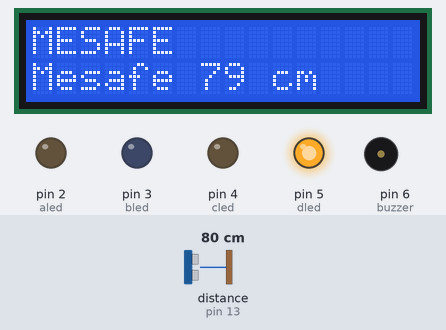
The sketch below on a simulated Arduino Uno, built with avr-gcc and run on an emulated ATmega328P. Parts: 16×2 character LCD, output pins drawn as LEDs (lit = HIGH), buzzer (waves = sounding, pin HIGH). Wiring (inferred from the names in the program): ultrasonic range finder: trigger pin 12; echo pin 13. The test bench sets the inputs (shaded band); at power-on: distance to the obstacle (sensor on pin 13) 80 cm. The echo pulse lasts 58.3 µs per cm; pins used as bus, display or sensor lines are not drawn.

Above: at 1.3 s.
1.4 s: distance to the obstacle (sensor on pin 13) set to 60 cm
At 3.3 s:
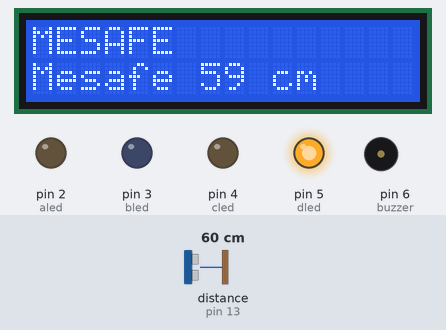
4.4 s: distance to the obstacle (sensor on pin 13) set to 299 cm
At 6.0 s:
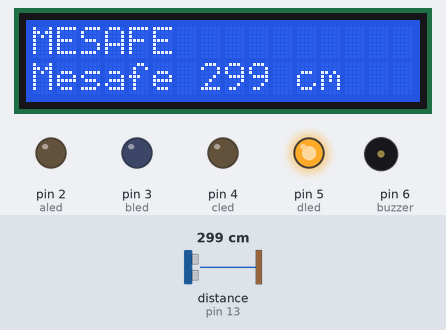
7.4 s: distance to the obstacle (sensor on pin 13) set to 2 cm
At 7.8 s:
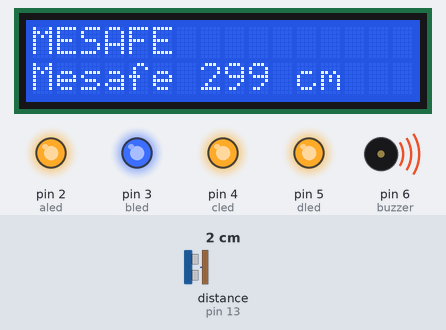
9.6 s: distance to the obstacle (sensor on pin 13) set to 15 cm
At 11.16 s:
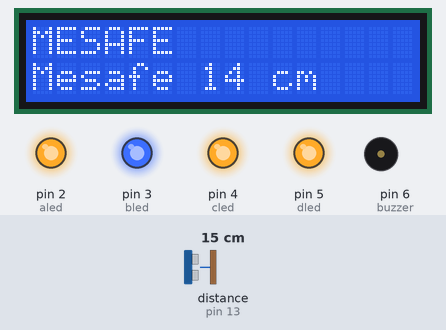
12.0 s: distance to the obstacle (sensor on pin 13) set to 19 cm
At 12.6 s:
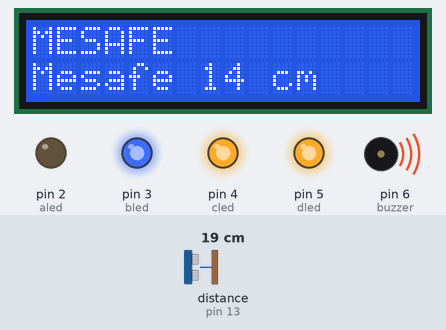
15.0 s: distance to the obstacle (sensor on pin 13) set to 34 cm
At 17.1 s:
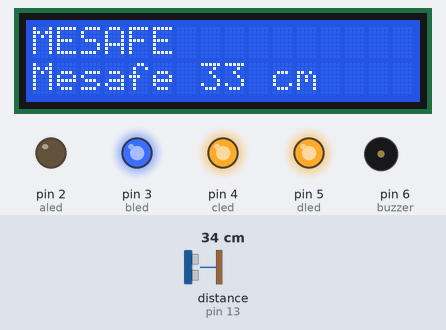
17.7 s: distance to the obstacle (sensor on pin 13) set to 41 cm
Timing chart, 0 to 21.7 s (numbered marks = the images above; inputs shaded):
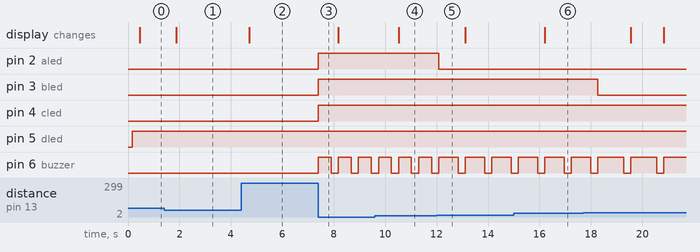

Measured:
- the behaviour switches between 16 and 17 cm on distance to the obstacle (sensor on pin 13) (found by bisection; images 4 and 5)
- after the input at 1.4 s, the display: changes after 0.47 s (image 1)
- after the input at 4.4 s, the display: changes after 0.32 s (image 2)
- after the input at 7.4 s, pin 2 (aled), pin 3 (bled), pin 4 (cled): LOW → HIGH at once; pin 6 (buzzer): alternates HIGH for 0.50 s and LOW for 0.28 s, starting at once
- after the input at 9.6 s, the display: changes after 0.92 s (image 4)
- after the input at 12.0 s, pin 2 (aled): HIGH → LOW after 0.09 s; pin 6 (buzzer): alternates HIGH for 0.75 s and LOW for 0.28 s, starting after 0.84 s
- after the input at 15.0 s, the display: changes after 1.2 s (image 6)
- after the input at 17.7 s, pin 3 (bled): HIGH → LOW after 0.57 s

The sketch:

lcd_ultrasonik_sonnn.ino
```cpp
#include <Wire.h>
#include <LiquidCrystal_I2C.h>  // I2C kütüphanesini verdiğim linkten indirip   include edebilirsiniz
LiquidCrystal_I2C lcd(0x27,16,2);
int sclPin=A5; // Arduino Serial lcd pinleri
int sdaPin=A4;
byte trigger = 12; // Sensörün Trigger bacağının bağlı olduğu pin
byte echo = 13; // Sensörün Echo bacağının bağlı olduğu pin

const int trigger_pin = 12; //12. pini  trigger pin olarak tanımladık.

const int echo_pin = 13; //13. pini echo pin  olarak tanımladık.

const int aled = 2; //2. pini aled  olarak tanımladık.

const int bled = 3; //3. pini bled  olarak tanımladık.

const int cled = 4; //4. pini cled  olarak tanımladık.

const int dled = 5; //5. pini dled  olarak tanımladık.

const int buzzer = 6; //6. pini buzzer  olarak tanımladık.

int sure ; //sure adlı bir değişken tanımladık.

int mesafe ; //mesafe adlı bir değişken tanımladık.
void setup() {
  pinMode(trigger, OUTPUT); //3. yani trigpini çıkış olarak ayarlıyoruz
  pinMode(echo, INPUT); //2. pin echo input ayarlanır
  lcd.init();                      // initialize the lcd
 // Print a message to the LCD.
 lcd.backlight();

 pinMode(aled , OUTPUT); //aled'i çıkış olarak tanımladık.

pinMode(bled , OUTPUT); //bled'i çıkış olarak tanımladık.

pinMode(cled , OUTPUT); //cled'i çıkış olarak tanımladık.

pinMode(dled , OUTPUT); //dled'i çıkış olarak tanımladık.

pinMode(buzzer , OUTPUT); //buzzer'i çıkış olarak tanımladık.

pinMode(trigger_pin , OUTPUT); //trigger pin'i çıkış olarak tanımladık.

pinMode(echo_pin , INPUT); //echo pin'i giriş olarak tanımladık.

  // LCD Başlangıç ayarları
  lcd.begin(16, 2);
  lcd.setCursor(0, 0);        // 1.satır
  lcd.print("MESAFE"); // 1.satır metin
  lcd.setCursor(0, 1);        // 2.satır
  lcd.print("0");       // 2.satır metin
  lcd.display();    // LCD Ekranı Göster
}

void loop() {
   lcd.setCursor(0, 1); //Kursoru ikinci satır birinci sütuna getiriyoruz
  lcd.print("                "); //Ekranı temizlemek için 16 boşluk yazdırıyoruz.
  lcd.setCursor(0, 1); //Kursoru tekrardan ikinci satır birinci sütuna getiriyoruz
  lcd.print("Mesafe ");
  lcd.setCursor(7, 1); //satırın başında mesafe yazdığı için kursoru 7. sütuna götörüyoruz
  lcd.print(String(mesafe) + " cm"); //Ölçülen mesafeyi yazdırıyoruz


digitalWrite(trigger_pin , HIGH); //trigger pin'e enerji verdik.

delayMicroseconds(1000); //mesafeyi ölçmesini sağladık.

digitalWrite(trigger_pin , LOW); //trigger pinin enerjisini kestik.

sure = pulseIn(echo_pin , HIGH); //sure değişkenin echo pin'in değiştirmesini sağladık.

mesafe = (sure / 2) / 29.1;


if (mesafe <= 15) //mesafemiz 10 cm den kısa ise bunları yapar.

{

digitalWrite(aled , HIGH); //aled'e enerji verdik.

digitalWrite(bled , HIGH); //bled'e enerji verdik.

digitalWrite(cled , HIGH); //cled'e enerji verdik.

digitalWrite(dled , HIGH); //dled'e enerji verdik.

digitalWrite(buzzer , HIGH); //buzzer'e enerji verdik.

delay(500); //0,25 saniyede bir tekrarlanmasını sağladık.

digitalWrite(buzzer , LOW); //buzzer'in enerjisini kestik.

}

else if (mesafe <= 35) //mesafemiz 25 cm den kısa ise bunları yapar.

{

digitalWrite(aled , LOW); //aled'in enerjisini kestik.

digitalWrite(bled , HIGH); //bled'e enerji verdik.

digitalWrite(cled , HIGH); //cled'e enerji verdik.

digitalWrite(dled , HIGH); //dled'e enerji verdik.

digitalWrite(buzzer , HIGH); //buzzer'e enerji verdik.

delay(750); //0,50 saniyede bir tekrarlanmasını sağladık

digitalWrite(buzzer , LOW); //buzzer'in enerjisini kestik.

}

else if ( mesafe <= 55) //mesafemiz 50 cm den kısa ise bunları yapar.

{

digitalWrite(aled , LOW); //aled'in enerjisini kestik.

digitalWrite(bled , LOW); //bled'in enerjisini kestik.

digitalWrite(cled , HIGH); //cled'e enerji verdik.

digitalWrite(dled , HIGH); //dled'e enerji verdik.

digitalWrite(buzzer , HIGH); //buzzer'e enerji verdik.

delay(1000); //0,75 saniyede bir tekrarlanmasını sağladık

digitalWrite(buzzer , LOW); //buzzer'in enerjisini kestik.

}

else //alan boş ise bunu yapar

{

digitalWrite(aled , LOW); //aled'in enerjisini kestik.

digitalWrite(bled , LOW); //bled'in enerjisini kestik.

digitalWrite(cled , LOW); //cled'in enerjisini kestik.

digitalWrite(dled , HIGH); //dled'e enerji verdik.

}
    delay(250); //250 milisaniye bekletiyoruz.

}
```
